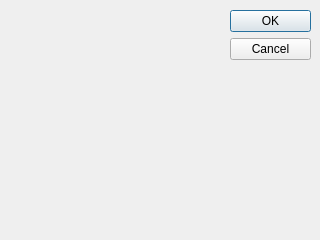
<?xml version="1.0" encoding="UTF-8"?>
<ui version="4.0">
 <class>Dialog</class>
 <widget class="QDialog" name="Dialog">
  <property name="geometry">
   <rect>
    <x>0</x>
    <y>0</y>
    <width>320</width>
    <height>240</height>
   </rect>
  </property>
  <property name="windowTitle">
   <string>Dialog</string>
  </property>
  <widget class="QDialogButtonBox" name="buttonBox">
   <property name="geometry">
    <rect>
     <x>230</x>
     <y>10</y>
     <width>81</width>
     <height>221</height>
    </rect>
   </property>
   <property name="orientation">
    <enum>Qt::Vertical</enum>
   </property>
   <property name="standardButtons">
    <set>QDialogButtonBox::Cancel|QDialogButtonBox::Ok</set>
   </property>
  </widget>
 </widget>
 <resources/>
 <connections>
  <connection>
   <sender>buttonBox</sender>
   <signal>accepted()</signal>
   <receiver>Dialog</receiver>
   <slot>accept()</slot>
   <hints>
    <hint type="sourcelabel">
     <x>248</x>
     <y>254</y>
    </hint>
    <hint type="destinationlabel">
     <x>157</x>
     <y>274</y>
    </hint>
   </hints>
  </connection>
  <connection>
   <sender>buttonBox</sender>
   <signal>rejected()</signal>
   <receiver>Dialog</receiver>
   <slot>reject()</slot>
   <hints>
    <hint type="sourcelabel">
     <x>316</x>
     <y>260</y>
    </hint>
    <hint type="destinationlabel">
     <x>286</x>
     <y>274</y>
    </hint>
   </hints>
  </connection>
 </connections>
</ui>
